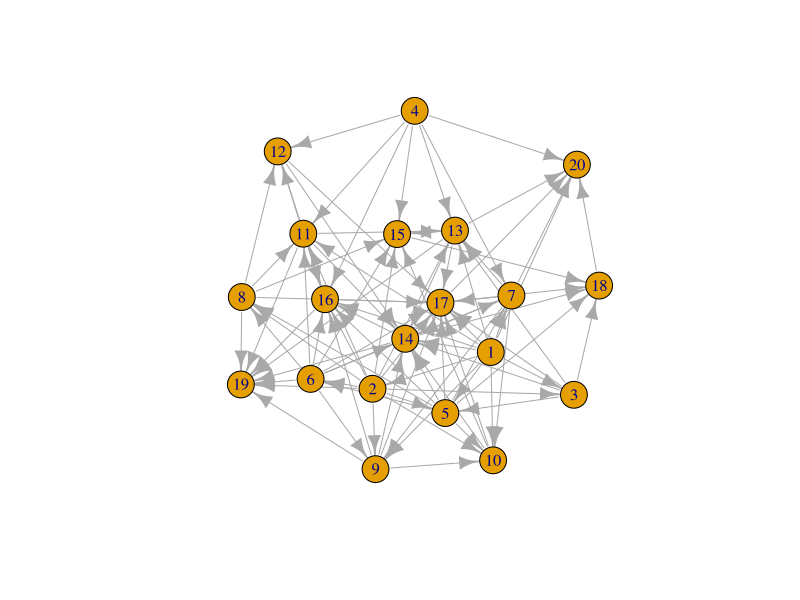
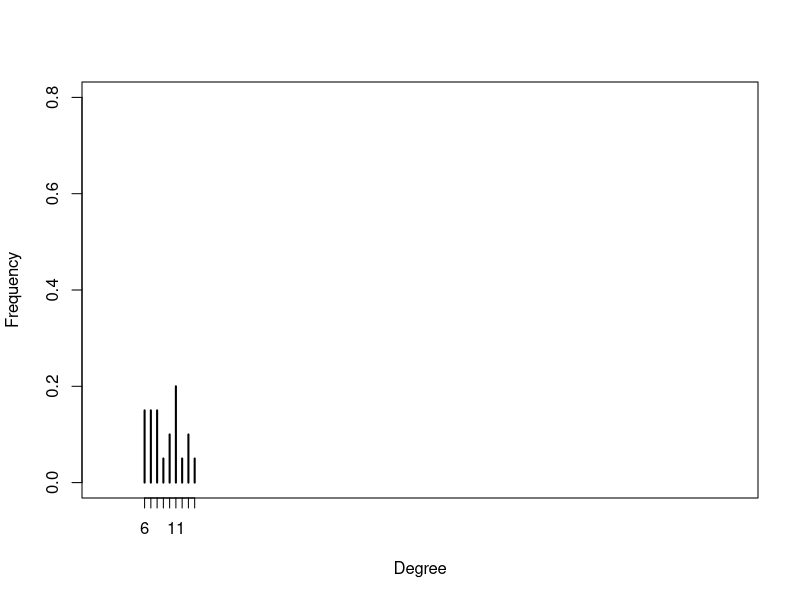

Generate these figures, in order, with R:
library(igraph)
make_random <-function(num,prob)
{
  G = make_empty_graph(n=num)
  for(i in 1:(num-1))
  {
    for(j in (i+1):num)
    {
      r=runif(1)
      if(r<=prob){
        G=G+edge(i,j)
    }
    }
  }
return (G)
}
G=make_random(20,0.5)
plot(G)

t = table(degree(G))
plot(t / sum(t), xlim=c(0,100), ylim=c(0, 0.8), xlab="Degree", ylab="Frequency")
